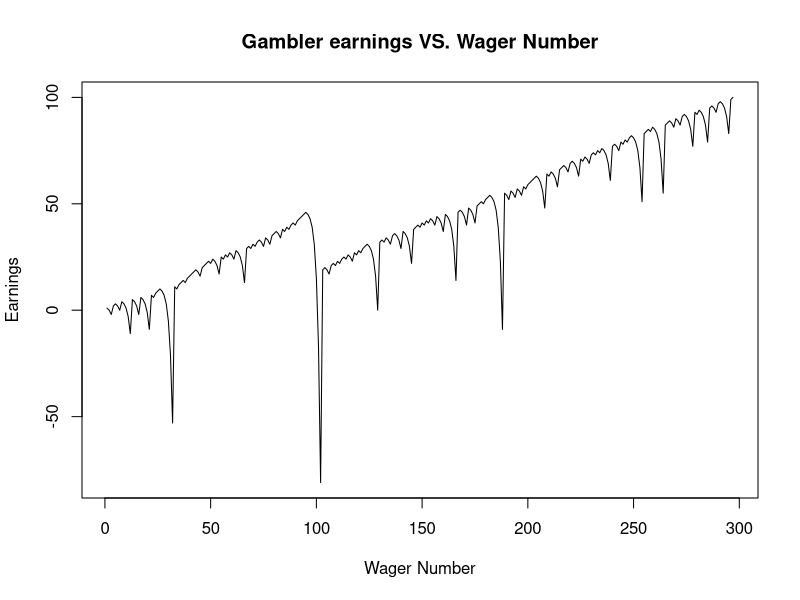
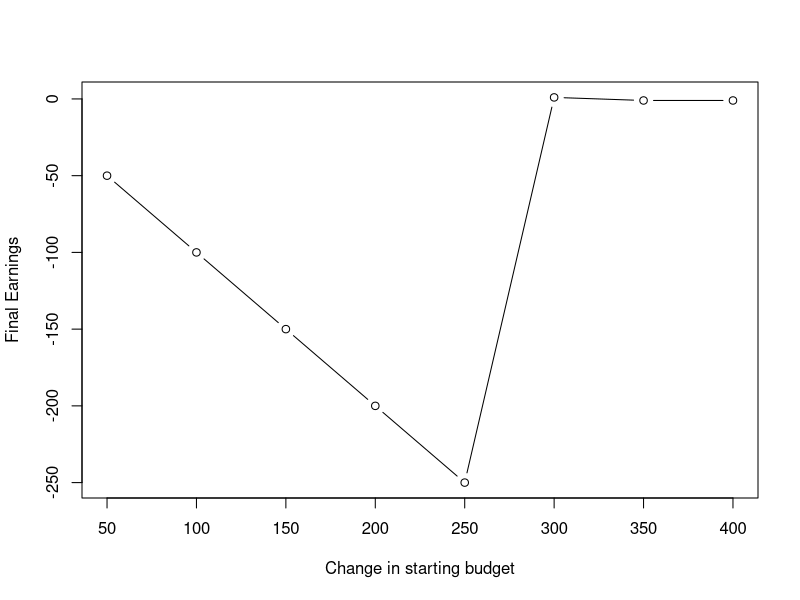

The R source for these figures, in order:
## ---- chunk 1
knitr::opts_chunk$set(echo=TRUE, warning=FALSE, message=FALSE, cache=TRUE)
## ---- chunk 2
library("tidyverse")
## ---- chunk 3
single_spin <- function(){
  possible_outcomes <- c(rep("red",18), rep("black",18), rep("green",2))
  sample(possible_outcomes, 1)
}
## ---- chunk 4
martingale_wager <- function(
  current_budget, 
  previous_outcome, 
  previous_wager, 
  max_wager
){
  if(previous_outcome == "red") return(1)
  min(2*previous_wager, max_wager, current_budget)
}
## ---- chunk 5
one_play <- function(previous_ledger_entry, max_wager){
  #first, we creates a copy of the previous ledger entry. The new object is called 'out' and it will be the output object from the function because the output object is a ledger entry itself it makes sense to use the input object as a template.
  out <- previous_ledger_entry
  
  #second, immediately updates the values for game index and starting budget. 
  out[1, "game_index"] <- previous_ledger_entry[1, "game_index"] + 1
  out[1, "starting_budget"] <- previous_ledger_entry[1, "ending_budget"]
  
  #third, the martingale wager function is used to calculate the wager indicated by the strategy
  out[1, "wager"] <- martingale_wager(
    previous_wager = previous_ledger_entry[1, "wager"]
    , previous_outcome = previous_ledger_entry[1, "outcome"]
    , max_wager = max_wager
    , current_budget = out[1, "starting_budget"]
  )
  
  #then, the outcome of the roulette game is generated from the single spin function
  out[1, "outcome"] <- single_spin()
  
  #the ending budget is calculated by either adding or subtracting the wager from the starting budget. 
  out[1, "ending_budget"] <- out[1, "starting_budget"] + 
    ifelse(out[1, "outcome"] == "red", +1, -1)*out[1, "wager"]
  
  #with the new ledger entry complete the final code chunk returns out.
  return(out)
}
## ---- chunk 6
stopping_rule <- function(
  ledger_entry
  , winning_threshold
){
  ending_budget <- ledger_entry[1, "ending_budget"]
  if(ending_budget <= 0) return(TRUE)
  if(ending_budget >= winning_threshold) return(TRUE)
  FALSE
}
## ---- chunk 7
one_series <- function(
  max_games, starting_budget, winning_threshold, max_wager
){
  # Initialize ledger
  ledger <- data.frame(
      game_index = 0:max_games
    , starting_budget = NA_integer_
    , wager = NA_integer_
    , outcome = NA_character_
    , ending_budget = NA_integer_
  )
  ledger[1, "wager"] <- 1
  ledger[1, "outcome"] <- "red"
  ledger[1, "ending_budget"] <- starting_budget
  for(i in 2:nrow(ledger)){
    #browser()
    ledger[i,] <- one_play(ledger[i-1,], max_wager)
    if(stopping_rule(ledger[i,], winning_threshold)) break
  }
  # Return non-empty portion of ledger
  ledger[2:i, ]
}
## ---- chunk 8
walk_out_money <- function(ledger){
  n <- nrow(ledger)   #n is the number of rows in the ledger
  walk_out_money <- ledger[n, "ending_budget"] - ledger[1, "starting_budget"]
  return(walk_out_money)
}
## ---- chunk 9
result= one_series(starting_budget=200, winning_threshold =300,max_games=1000,max_wager =100 )
head(result)
## ---- chunk 10
earnings=result[,5]-200

plot(earnings,type ="l", main = "Gambler earnings VS. Wager Number", xlab = "Wager Number", ylab = "Earnings")

mean(earnings>0) #probability of making money leaving
mean(earnings)   #average earnings
## ---- chunk 11
changes_start_budget <- seq(50,400,50)
changes_earning <- vector()

for (i in 1:length(changes_start_budget)){
  changes_earning [i] <- one_series( starting_budget=changes_start_budget[i], winning_threshold =300,max_games=1000,max_wager =100 )  %>% walk_out_money
}
plot(changes_start_budget,changes_earning, type = "b", xlab= "Change in starting budget", ylab = "Final Earnings")
## ---- chunk 12
playnumber_before_stopping <- rep(NA, 10)
for(j in seq_along(playnumber_before_stopping)){
  playnumber_before_stopping[j] <- one_series(200,300,1000,100) %>% length()
}
mean (playnumber_before_stopping)
